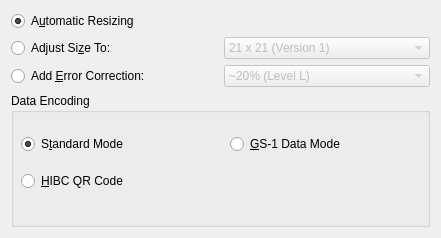
<?xml version="1.0" encoding="UTF-8"?>
<ui version="4.0">
 <class>grpQR</class>
 <widget class="QWidget" name="grpQR">
  <property name="geometry">
   <rect>
    <x>0</x>
    <y>0</y>
    <width>441</width>
    <height>238</height>
   </rect>
  </property>
  <property name="windowTitle">
   <string>Form</string>
  </property>
  <layout class="QVBoxLayout" name="verticalLayout">
   <item>
    <layout class="QGridLayout" name="gridLayout">
     <item row="0" column="0">
      <widget class="QRadioButton" name="radQRAuto">
       <property name="text">
        <string>A&amp;utomatic Resizing</string>
       </property>
       <property name="checked">
        <bool>true</bool>
       </property>
      </widget>
     </item>
     <item row="1" column="0">
      <widget class="QRadioButton" name="radQRSize">
       <property name="text">
        <string>Adjust Si&amp;ze To:</string>
       </property>
      </widget>
     </item>
     <item row="1" column="1">
      <widget class="QComboBox" name="cmbQRSize">
       <property name="enabled">
        <bool>false</bool>
       </property>
       <item>
        <property name="text">
         <string>21 x 21 (Version 1)</string>
        </property>
       </item>
       <item>
        <property name="text">
         <string>25 x 25 (Version 2)</string>
        </property>
       </item>
       <item>
        <property name="text">
         <string>29 x 29 (Version 3)</string>
        </property>
       </item>
       <item>
        <property name="text">
         <string>33 x 33 (Version 4)</string>
        </property>
       </item>
       <item>
        <property name="text">
         <string>37 x 37 (Version 5)</string>
        </property>
       </item>
       <item>
        <property name="text">
         <string>41 x 41 (Version 6)</string>
        </property>
       </item>
       <item>
        <property name="text">
         <string>45 x 45 (Version 7)</string>
        </property>
       </item>
       <item>
        <property name="text">
         <string>49 x 49 (Version 8)</string>
        </property>
       </item>
       <item>
        <property name="text">
         <string>53 x 53 (Version 9)</string>
        </property>
       </item>
       <item>
        <property name="text">
         <string>57 x 57 (Version 10)</string>
        </property>
       </item>
       <item>
        <property name="text">
         <string>61 x 61 (Version 11)</string>
        </property>
       </item>
       <item>
        <property name="text">
         <string>65 x 65 (Version 12)</string>
        </property>
       </item>
       <item>
        <property name="text">
         <string>69 x 69 (Version 13)</string>
        </property>
       </item>
       <item>
        <property name="text">
         <string>73 x 73 (Version 14)</string>
        </property>
       </item>
       <item>
        <property name="text">
         <string>77 x 77 (Version 15)</string>
        </property>
       </item>
       <item>
        <property name="text">
         <string>81 x 81 (Version 16)</string>
        </property>
       </item>
       <item>
        <property name="text">
         <string>85 x 85 (Version 17)</string>
        </property>
       </item>
       <item>
        <property name="text">
         <string>89 x 89 (Version 18)</string>
        </property>
       </item>
       <item>
        <property name="text">
         <string>93 x 93 (Version 19)</string>
        </property>
       </item>
       <item>
        <property name="text">
         <string>97 x 97 (Version 20)</string>
        </property>
       </item>
       <item>
        <property name="text">
         <string>101 x 101 (Version 21)</string>
        </property>
       </item>
       <item>
        <property name="text">
         <string>105 x 105 (Version 22)</string>
        </property>
       </item>
       <item>
        <property name="text">
         <string>109 x 109 (Version 23)</string>
        </property>
       </item>
       <item>
        <property name="text">
         <string>113 x 113 (Version 24)</string>
        </property>
       </item>
       <item>
        <property name="text">
         <string>117 x 117 (Version 25)</string>
        </property>
       </item>
       <item>
        <property name="text">
         <string>121 x 121 (Version 26)</string>
        </property>
       </item>
       <item>
        <property name="text">
         <string>125 x 125 (Version 27)</string>
        </property>
       </item>
       <item>
        <property name="text">
         <string>129 x 129 (Version 28)</string>
        </property>
       </item>
       <item>
        <property name="text">
         <string>133 x 133 (Version 29)</string>
        </property>
       </item>
       <item>
        <property name="text">
         <string>137 x 137 (Version 30)</string>
        </property>
       </item>
       <item>
        <property name="text">
         <string>141 x 141 (Version 31)</string>
        </property>
       </item>
       <item>
        <property name="text">
         <string>145 x 145 (Version 32)</string>
        </property>
       </item>
       <item>
        <property name="text">
         <string>149 x 149 (Version 33)</string>
        </property>
       </item>
       <item>
        <property name="text">
         <string>153 x 153 (Version 34)</string>
        </property>
       </item>
       <item>
        <property name="text">
         <string>157 x 157 (Version 35)</string>
        </property>
       </item>
       <item>
        <property name="text">
         <string>161 x 161 (Version 36)</string>
        </property>
       </item>
       <item>
        <property name="text">
         <string>165 x 165 (Version 37)</string>
        </property>
       </item>
       <item>
        <property name="text">
         <string>169 x 169 (Version 38)</string>
        </property>
       </item>
       <item>
        <property name="text">
         <string>173 x 173 (Version 39)</string>
        </property>
       </item>
       <item>
        <property name="text">
         <string>177 x 177 (Version 40)</string>
        </property>
       </item>
      </widget>
     </item>
     <item row="2" column="0">
      <widget class="QRadioButton" name="radQRECC">
       <property name="text">
        <string>Add &amp;Error Correction:</string>
       </property>
      </widget>
     </item>
     <item row="2" column="1">
      <widget class="QComboBox" name="cmbQRECC">
       <property name="enabled">
        <bool>false</bool>
       </property>
       <item>
        <property name="text">
         <string>~20% (Level L)</string>
        </property>
       </item>
       <item>
        <property name="text">
         <string>~37% (Level M)</string>
        </property>
       </item>
       <item>
        <property name="text">
         <string>~55% (Level Q)</string>
        </property>
       </item>
       <item>
        <property name="text">
         <string>~65% (Level H)</string>
        </property>
       </item>
      </widget>
     </item>
    </layout>
   </item>
   <item>
    <widget class="QGroupBox" name="grpAztecMode">
     <property name="minimumSize">
      <size>
       <width>0</width>
       <height>70</height>
      </size>
     </property>
     <property name="title">
      <string>Data Encoding</string>
     </property>
     <widget class="QWidget" name="gridLayoutWidget">
      <property name="geometry">
       <rect>
        <x>10</x>
        <y>30</y>
        <width>411</width>
        <height>80</height>
       </rect>
      </property>
      <layout class="QGridLayout" name="gridLayout_2">
       <item row="0" column="0">
        <widget class="QRadioButton" name="radQRStand">
         <property name="minimumSize">
          <size>
           <width>0</width>
           <height>0</height>
          </size>
         </property>
         <property name="text">
          <string>S&amp;tandard Mode</string>
         </property>
         <property name="checked">
          <bool>true</bool>
         </property>
        </widget>
       </item>
       <item row="2" column="0">
        <widget class="QRadioButton" name="radQRHIBC">
         <property name="text">
          <string>&amp;HIBC QR Code</string>
         </property>
        </widget>
       </item>
       <item row="0" column="1">
        <widget class="QRadioButton" name="radQRGS1">
         <property name="text">
          <string>&amp;GS-1 Data Mode</string>
         </property>
        </widget>
       </item>
      </layout>
     </widget>
     <zorder>gridLayoutWidget</zorder>
     <zorder></zorder>
    </widget>
   </item>
  </layout>
 </widget>
 <resources/>
 <connections>
  <connection>
   <sender>radQRSize</sender>
   <signal>toggled(bool)</signal>
   <receiver>cmbQRSize</receiver>
   <slot>setEnabled(bool)</slot>
   <hints>
    <hint type="sourcelabel">
     <x>89</x>
     <y>39</y>
    </hint>
    <hint type="destinationlabel">
     <x>255</x>
     <y>46</y>
    </hint>
   </hints>
  </connection>
  <connection>
   <sender>radQRECC</sender>
   <signal>toggled(bool)</signal>
   <receiver>cmbQRECC</receiver>
   <slot>setEnabled(bool)</slot>
   <hints>
    <hint type="sourcelabel">
     <x>95</x>
     <y>79</y>
    </hint>
    <hint type="destinationlabel">
     <x>308</x>
     <y>79</y>
    </hint>
   </hints>
  </connection>
 </connections>
</ui>
